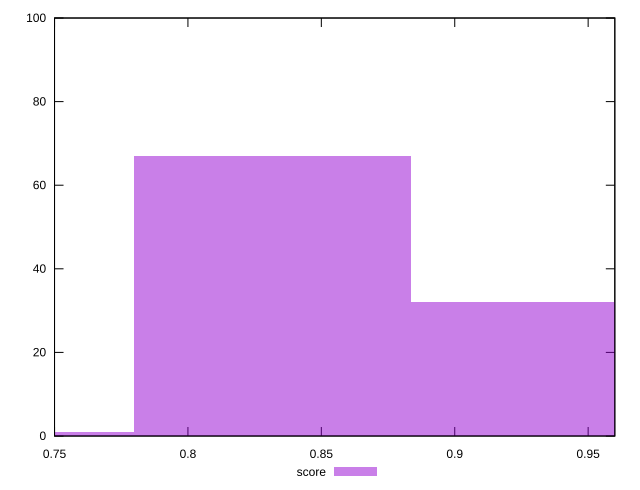

gnuplot code for this plot:
reset

$score <<EOF
0.7276757499782416 1
0.9355831071148821 32
0.8316294285465619 67
EOF

set key outside below
set boxwidth 0.10395367856832023
set xrange [0.75:0.96]
set yrange [0:100]
set trange [0:100]
set style fill transparent solid 0.5 noborder
set terminal svg size 640, 490 enhanced background rgb 'white'
set output "report_00017_2021-02-10T15-08-03.406Z/interactive/samples/pages+cached+noadtech+nomedia+nocss/score/histogram.svg"

plot $score title "score" with boxes

reset
